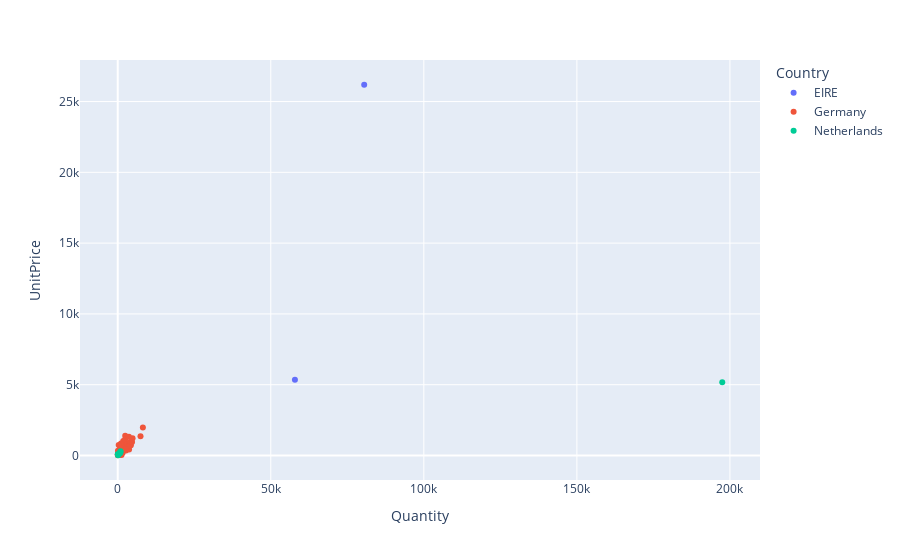

The cell this chart's notebook holds for it:
### Code cell
scatter_df = df.groupby(['Country','CustomerID']).sum()
scatter_df['Country'] = scatter_df.index.get_level_values(0)
scatter_df = scatter_df[scatter_df['Country'].isin(top_country)]
scatter_df

fig = px.scatter(scatter_df,
                  x='Quantity',
                  y='UnitPrice',
                  color='Country')
fig.show()

### Figure 1 — Plotly figure (JSON) as saved in the notebook; plotly's stock layout.template omitted (floating-point values rounded to 4 significant figures)
{"data": [{"hovertemplate": "Country=EIRE<br>Quantity=%{x}<br>UnitPrice=%{y}<extra></extra>", "legendgroup": "EIRE", "marker": {"color": "#636efa", "symbol": "circle"}, "mode": "markers", "name": "EIRE", "orientation": "v", "showlegend": true, "type": "scatter", "x": [2125, 57885, 80515], "xaxis": "x", "y": [635.9, 5358.0, 26190.0], "yaxis": "y"}, {"hovertemplate": "Country=Germany<br>Quantity=%{x}<br>UnitPrice=%{y}<extra></extra>", "legendgroup": "Germany", "marker": {"color": "#EF553B", "symbol": "circle"}, "mode": "markers", "name": "Germany", "orientation": "v", "showlegend": true, "type": "scatter", "x": [258, 533, 366, 8212, 4148, 2439, 4847, 535, 2408, 3653, 385, 1707, 3304, 192, 1236, 159, 2678, 1783, 90, 875, 1371, 1318, 183, 1439, 309, 194, 3699, 632, 234, 756, 913, 45, 651, 283, 1110, 177, 265, 1801, 452, 238, 161, 1279, 4283, 290, 774, 245, 64, 648, 262, 1644, 76, 3378, 7440, 69, 191, 1612, 3453, 2752, 448, 1162, 1172, 552, 325, 1084, 1432, 160, 586, 264, 320, 2058, 37, 1634, 351, 255, 678, 53, 164, 3997, 1307, 3936, 851, 1062, 508, 4672, 148, 312, 68, 333, 552, 864, 2560, 269, 211, 379], "xaxis": "x", "y": [118.1, 142.3, 133.6, 1978.0, 812.8, 1398.0, 1215.0, 105.9, 1126.0, 1315.0, 82.73, 482.7, 741.0, 66.95, 28.84, 96.55, 343.9, 359.5, 81.1, 70.87, 668.2, 351.8, 53.84, 499.8, 113.8, 60.01, 420.1, 238.1, 52.73, 504.9, 256.4, 64.76, 191.2, 74.53, 299.9, 47.43, 74.17, 1022.0, 253.7, 62.58, 43.39, 301.4, 717.2, 59.6, 350.3, 182.3, 28.95, 211.1, 84.34, 439.5, 112.2, 635.1, 1351.0, 63.13, 47.32, 186.7, 829.4, 675.7, 147.2, 324.4, 254.7, 168.8, 86.94, 190.6, 665.4, 66.62, 83.61, 168.0, 148.1, 737.5, 20.5, 556.8, 123.0, 212.2, 163.8, 65.3, 55.4, 955.6, 677.7, 691.4, 209.3, 848.5, 95.13, 956.4, 43.45, 744.7, 341.2, 129.1, 295.5, 172.2, 451.8, 132.8, 77.27, 144.2], "yaxis": "y"}, {"hovertemplate": "Country=Netherlands<br>Quantity=%{x}<br>UnitPrice=%{y}<extra></extra>", "legendgroup": "Netherlands", "marker": {"color": "#00cc96", "symbol": "circle"}, "mode": "markers", "name": "Netherlands", "orientation": "v", "showlegend": true, "type": "scatter", "x": [902, 877, 825, 261, 4, 166, 97, 314, 197491], "xaxis": "x", "y": [305.5, 256.1, 175.5, 79.96, 91.85, 82.92, 16.85, 63, 5176.0], "yaxis": "y"}], "layout": {"legend": {"title": {"text": "Country"}, "tracegroupgap": 0}, "margin": {"t": 60}, "xaxis": {"anchor": "y", "domain": [0, 1], "title": {"text": "Quantity"}}, "yaxis": {"anchor": "x", "domain": [0, 1], "title": {"text": "UnitPrice"}}}}
